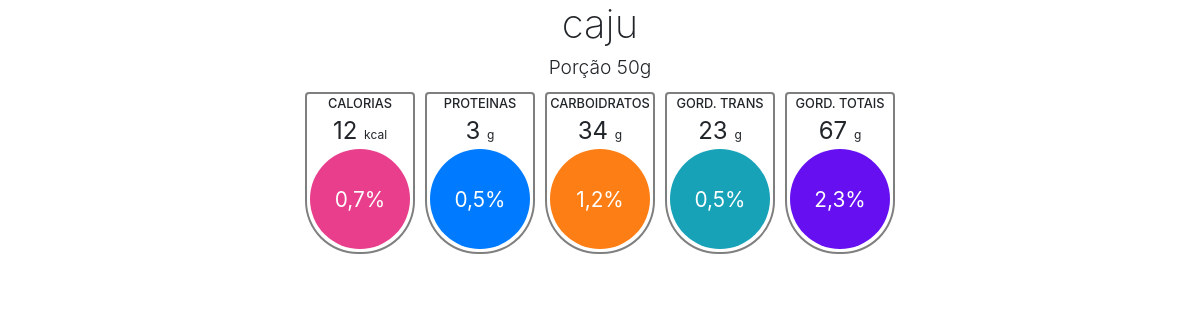
The app's page /products/caju with its own data.
### app.py (models this page shows, shortened)
class Product(db.Model):
    id = db.Column(db.Integer, primary_key=True)
    name = db.Column(db.String(50), nullable=True, unique=True, index=True)
    porcao = db.Column(db.String(10))
    calorias = db.Column(db.String(10))
    proteinas = db.Column(db.String(10))
    carboidratos = db.Column(db.String(10))
    gordurasTrans = db.Column(db.String(10))
    gordurasTotais = db.Column(db.String(10))
    porcentagemDia = db.Column(db.String(10))

### app.py (the view)
@app.route('/products/<prod>', methods=['GET'])
def products(prod):
    listColors = ['#6610f2','#007bff','#e83e8c','#fd7e14','#20c997','#17a2b8']
    prd = Product.query.filter_by(name=prod).first()
    if prd:
        return render_template('products.html',product=prd, colors=listColors, rand=random)
    else:
        return render_template('404.html')

### templates/products.html (shortened to what this page needs)
<!DOCTYPE html>
<html lang="en">
<head>
    <link rel="stylesheet" href="https://stackpath.bootstrapcdn.com/bootstrap/4.4.1/css/bootstrap.min.css">
</head>
<body>
    <div class="d-flex justify-content-center align-items-center flex-column">
        <h1 class="titleNutri">{{product.name}}</h1>
        <h3 class="titlePorcao"> Porção {{product.porcao}}g</h3>
        <div class="d-flex justify-content-center flex-wrap">
            <div class="card">
                <div class="nomeNutricionais">
                    CALORIAS
                </div>
                <div class="valorNutricionais">
                    {{product.calorias}} <span>kcal</span>
                </div>
                <div class="containerPorcent" style="background-color: {{colors[rand.randint(0,5)]}};">
                    0,7%
                </div>
            </div>
            <div class="card">
                <div class="nomeNutricionais">
                    PROTEINAS
                </div>
                <div class="valorNutricionais">
                    {{product.proteinas}} <span>g</span>
                </div>
                <div class="containerPorcent" style="background-color: {{colors[rand.randint(0,5)]}};">
                    0,5%
                </div>
            </div>
            <div class="card">
                <div class="nomeNutricionais">
                    CARBOIDRATOS
                </div>
                <div class="valorNutricionais">
                    {{product.carboidratos}} <span>g</span>
                </div>
                <div class="containerPorcent" style="background-color: {{colors[rand.randint(0,5)]}};">
                    1,2%
                </div>
            </div>
            <div class="card">
                <div class="nomeNutricionais">
                    GORD. TRANS
                </div>
                <div class="valorNutricionais">
                    {{product.gordurasTrans}} <span>g</span>
                </div>
                <div class="containerPorcent" style="background-color: {{colors[rand.randint(0,5)]}};">
                    0,5%
                </div>
            </div>
            <div class="card">
                <div class="nomeNutricionais">
                    GORD. TOTAIS
                </div>
                <div class="valorNutricionais">
                    {{product.gordurasTotais}} <span>g</span>
                </div>
                <div class="containerPorcent" style="background-color: {{colors[rand.randint(0,5)]}};">
                    2,3%
                </div>
            </div>
        </div>
    </div>
</body>
</html>

### templates/products.html (style rules this page uses)
* { font: 'Roboto'; }
.titleNutri { font-weight: 200; }
.titlePorcao { font-size: 1.2em; font-weight: 300; }
.card { display: flex; margin: 5px; width: 110px; text-align: center; border-bottom-right-radius: 53px; border-bottom-left-radius: 53px; border: 2px solid rgba(0,0,0,.5); }
.nomeNutricionais { font-size: 0.8em; font-weight: 500; }
.valorNutricionais { font-size: 1.5em; }
.valorNutricionais span { font-size: 0.5em; }
.containerPorcent { display: flex; justify-content: center; align-items: center; margin-bottom: 3px; font-size: 1.3em; width: 100px; height: 100px; bottom: 0; left: 0; background-color: black; transform: translateX(3px); text-align: center; border-radius: 50%; color: white; border: none; }

### records on screen
Product: name "caju", porcao "50", calorias "12", proteinas "3", carboidratos "34", gordurasTrans "23", gordurasTotais "67"
